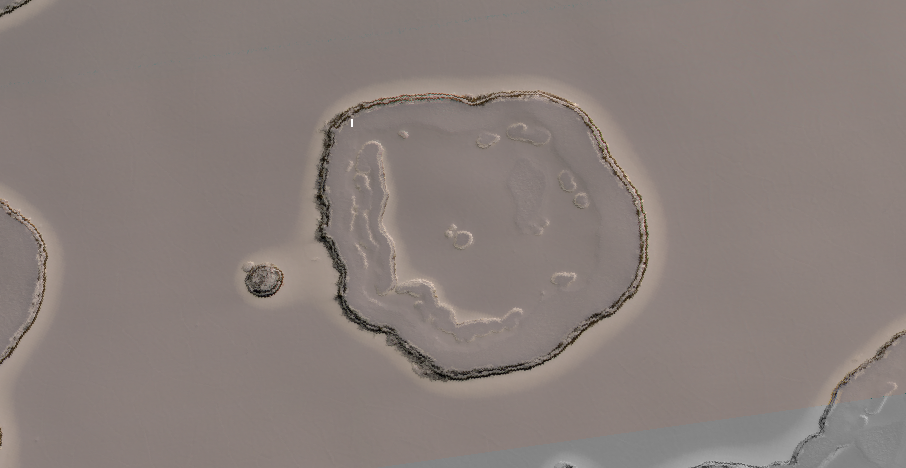
#> input picture PT1/halo.tif, 906 x 468 px
$ jupyter execute Resumen.ipynb   (older library calls are emulated)
#> lines starting #> are read from the running program, lines starting #| are printed output that depends on the picture; after the words box and inside, x2 and y2 are one past the last pixel; in counts of white or black regions, pixels touching at a corner belong together
# Hito 3 Resultados

- Implementación: Usando Python 3, se logró cargar la imagen para empezar su manejo en escala de grises, esto se hace mediante una función que se exporta de la librería PIL:

[cell 1]
from PIL import Image
# Cargar la imagen para traspasarla a escala de grises
img = Image.open('halo.tif').convert('L')

- Implementación: Una vez que se obtuvo la imagen en escala de grises, esta se debe guadar con la función save(), en donde le otorgo un nombre a mi nueva imagen en formato "png"

[cell 2]
# Guardar la imagen con formato png
img.save('halosgris.png','png')
print(img)
#| <PIL.Image.Image image mode=L size=906x468 at 0x7F7769759B50>

- Resultados: se logró crear una nueva imagen en escala de grises con un tamaño de 424.008 píxeles en total. Esta imagen obtenida, es una imagen bidimensional dividida en 469 píxeles de alto y  906 de ancho.

- Implementación: Una vez guardada la imagen en escala de grises se lee mediante la función imread(), que se importa de la librería skimage.

[cell 3]
from skimage import io
halo_gris = io.imread('halosgris.png')
print(halo_gris)
#> (printed output is left out)

- **Shape** para obtener la forma de la imagen

[cell 4]
halo_gris.shape
#> Out = (468, 906)

- **Size** para obtener el número total de píxeles

[cell 5]
halo_gris.size
#> Out = 424008

**Definiremos funciones para mostrar las imgagenes con maltplotlib**

- Implementación: Para no estar en todo momento escribiendo comandos para mostrar o comparar dos imágenes, se definen dos funciones con librería matplotlib que nos sirve para mostrar imágenes mediante funciones.

        - Se crea la función show_image para mostrar la imagen que uno estime conveniente con un tipo de imagen gris y título.

[cell 6]
from matplotlib import pyplot as plt

def show_image(image, title='Image', cmap_type='gray'):
    plt.imshow(image, cmap=cmap_type)
    plt.title(title)
    plt.axis('off')
    plt.show()

        - Se crea la función plot_comparison para mostrar dos imágenes, una sería la original y la otra con algún filtro o método aplicado y así poder comparar ambas imágenes.

[cell 7]
def plot_comparison(original, filtered, title_filtered):
    fig, (ax1, ax2) = plt.subplots(ncols=2,
                                   figsize=(15, 13),
                                   sharex=True,
                                   sharey=True)
    ax1.imshow(original, cmap=plt.cm.gray)
    ax1.set_title('original')
    ax1.axis('off')
    ax2.imshow(filtered, cmap=plt.cm.gray)
    ax2.set_title(title_filtered)
    ax2.axis('off')

[cell 8]
show_image(halo_gris, "Imagen escala de grises")

[cell 9]
import numpy as np
# Cargar la imagen usando Matplotlib
halo_image = io.imread('halo.tif')
#> halo_image is the input picture: shape (468, 906, 4); mean R, G, B, A 137, 126.3, 122.2, 255
type(halo_image)

# Umbralización / Thresholding

El umbral se usa para dividir el fondo y primer plano de las imágenes en escala de grises, escencialmente haciéndolas en blanco y negro.

Comparamos cada píxel con un valor de umbral dado:

    255(blanco) si el píxel > valor de umbral
    0(negro) si el píxel < valor de umbral

Es el método mas simple de segmentación de imágenes. La imagen resultante es BINARIA

- Permite aislar elementos y se utiliza en la detección de objetos, reconocimiento facial y otras aplicaciones.
- Funciona mejor en imágenes de alto contraste en escala de grises.

**Para poner en umbral imágenes en color, primero debemos convertiras a escala de grises.**

[cell 10]
# Obtener valor umbral optimo
thresh = 98
print("umbral:", thresh)

[cell 11]
# Aplicamos el umbral a la imagen
binary = halo_gris > thresh
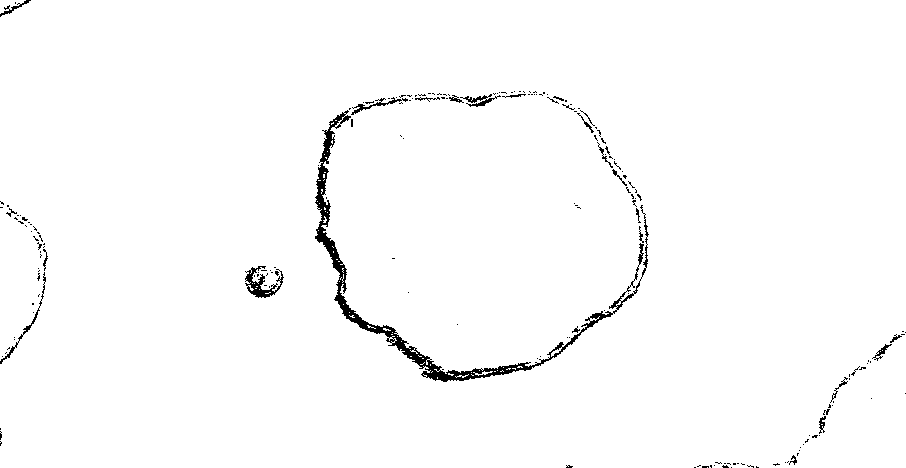
#> binary: shape (468, 906) bool; 98.4% white; 192 black regions (167 under 20 px), largest, box (x1, y1, x2, y2) and area: (315, 110, 649, 382) 4132, (245, 266, 284, 298) 457, (0, 272, 46, 364) 212
# Mostrar la imagen
show_image(binary, "Imagen binaria thresh = 98")

[cell 12]
# Aplicamos el umbral invertido a la imagen
inverted_binary = halo_gris <= thresh
# Mostrar la imagen
show_image(inverted_binary, "Binaria inversa thresh = 98")

## Try_all_threshold

[cell 13]
from skimage.filters import try_all_threshold
from matplotlib.pyplot import *
#Obtengo todas las imagenes resultantes
fig, ax = try_all_threshold(halo_gris, verbose=False)
# Mostrando resultados plots
plt.show(fig, ax)
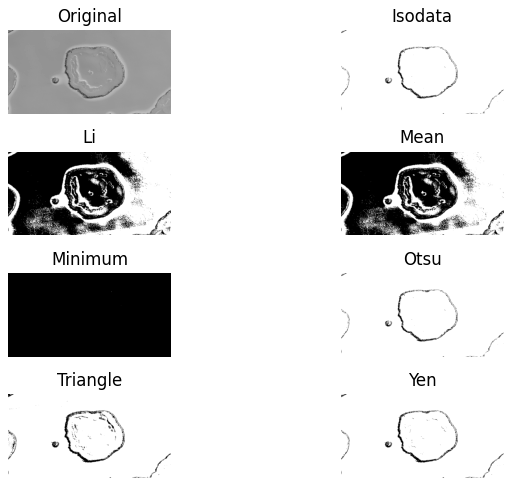
#> figure drawn by matplotlib, 8 panels

# Histogramas
El histograma en una imagen es una representación gráfica de la cantidad de píxeles de cada valor de intensidad.
De 0 (negro puro) a 255 (blanco puro)

[cell 14]
ax[1] = plt.subplot()
ax[1].hist(halo_gris.ravel(), bins=256)
ax[1].set_title('Histograma bimodal')
ax[1].axvline(thresh, color='r')
plt.show()
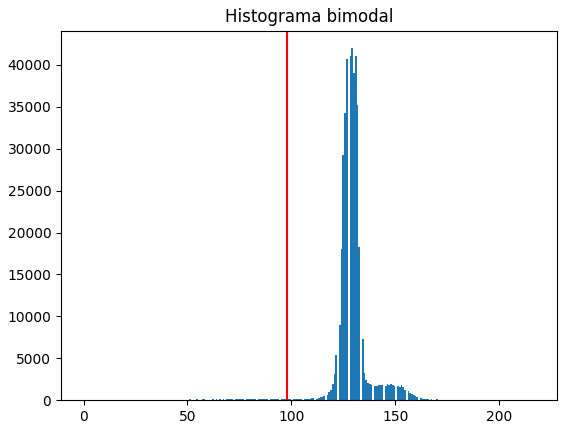
#> figure drawn by matplotlib, 1 panel; tallest bar 42004 high, from x = 128.8 to 129.7

## Threshold_otsu (Global)

[cell 15]
# Importo la función threshold_otsu
from skimage.filters import threshold_otsu
# Obtengo el valor de umbral óptimo
thresh = threshold_otsu(halo_gris)
#> thresh = 98
print(thresh)
#| 98
# Aplico thresholding a la imagen
binary_global = halo_gris > thresh
# Mostrar imagen original y binarizada
show_image(binary_global, 'Binarización global Otsu')
show_image(halo_gris, 'Original')
print(binary_global.shape)
#| (468, 906)
np.savetxt("otsu.csv", binary_global, delimiter=",")

# Detección de bordes

[cell 16]
from skimage.color import rgb2gray
halo_gris = rgb2gray(halo_image)
show_image(halo_gris, 'Halo bidimensional')

[cell 17]
from skimage.filters import sobel
import pandas as pd
# Aplico filtro sobel detección de bordes
edge_sobel = sobel(binary_global)
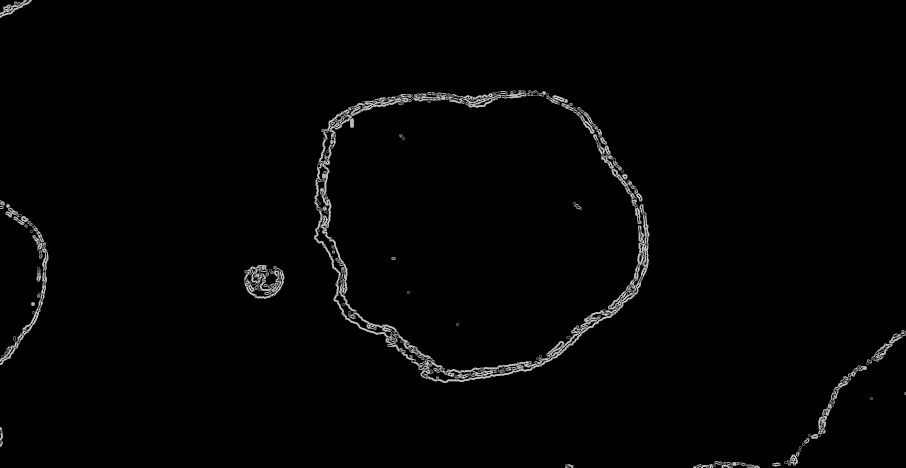
#> edge_sobel: shape (468, 906) float64; min 0, max 0.791, mean 0.0144
# Comparo
show_image(edge_sobel, "Detección de bordes con Sobel")
print(edge_sobel)
#> (printed output is left out)
np.savetxt("sobel.csv", edge_sobel, delimiter=",")

## Find_contours( )

[cell 18]
from skimage import measure
# Construct some test data
x, y = np.ogrid[-np.pi:np.pi:100j, -np.pi:np.pi:100j]
r = np.sin(np.exp((np.sin(x)**3 + np.cos(y)**2)))
# Encuentra contornos a un valor constante de 0.8
contours = measure.find_contours(binary_global, 0.8)
#> contours = 346 point arrays, longest 2585 points

[cell 19]
#for contour in contours:
 #   print(contour)

[cell 20]
# Mostrar la imagen y trazar todos los contornos encontrados
fig, ax = plt.subplots()
ax.imshow(r, cmap=plt.cm.gray)

for n, contour in enumerate(contours):
    ax.plot(contour[:, 1], contour[:, 0], linewidth=2)

ax.axis('image')
ax.set_xticks([])
ax.set_yticks([])
plt.show()
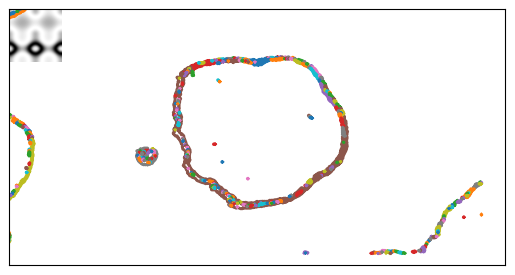
#> figure drawn by matplotlib, 1 panel

# Encontrar los bordes con Canny

[cell 21]
from skimage.restoration import denoise_bilateral
# Aplicar filtro de eliminación de ruido bilateral
halosinruido = denoise_bilateral(halo_gris, multichannel=False)
show_image(halosinruido)

### CANNY SIGMA DE 1

[cell 22]
from skimage.feature import canny
# Aplicar detector canny
canny_edges = canny(halosinruido)
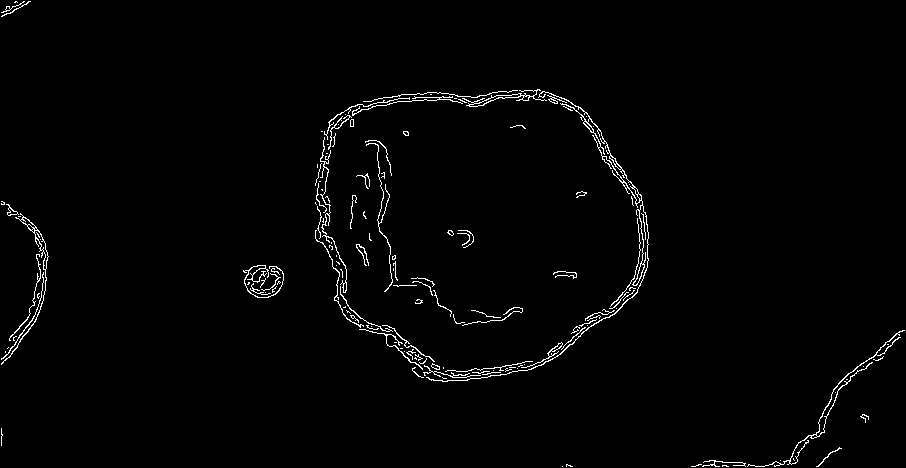
#> canny_edges: shape (468, 906) bool; 1.6% white in thin lines or dots
# Mostrar
show_image(canny_edges, "Bordes con Canny sigma de 1")

[cell 23]
canny_edges

### CANNY SIGMA DE 0.5

[cell 24]
# Aplicar detector Canny con un sigma de 0.5
canny_edges_0_5 = canny(halosinruido, sigma=0.5)
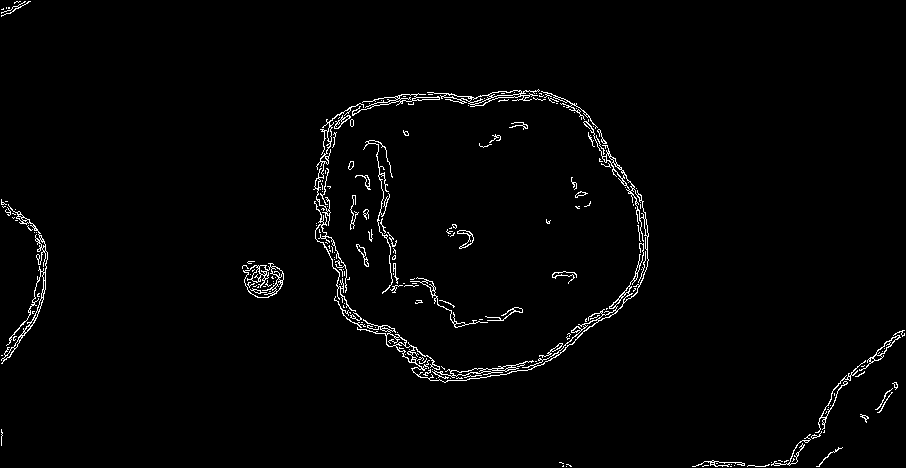
#> canny_edges_0_5: shape (468, 906) bool; 1.9% white in thin lines or dots
# Mostrar
show_image(canny_edges_0_5, "Sigma de 0.5")

[cell 25]
print(canny_edges_0_5.shape)
#| (468, 906)
print(canny_edges_0_5)
#> (printed output is left out)
np.savetxt("canny05.csv", canny_edges_0_5, delimiter=",")

# Harris corner detector

[cell 26]
from skimage.feature import corner_harris
# convertir escala de grises
image = rgb2gray(halo_gris)
# Aplicar detector de esquinas Hariis en la imagen
measure_image = corner_harris(halo_gris)
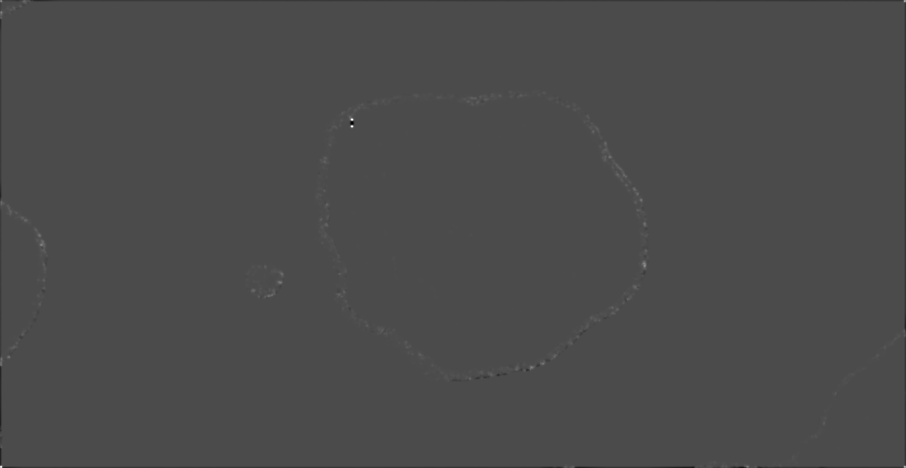
#> measure_image: shape (468, 906) float64; min -0.516, max 1.22, mean -0.000443; drawn with min black and max white
# mostrar
show_image(measure_image)

[cell 27]
from skimage.feature import corner_peaks
# Encuentra las coordenadas de las esquinas
coords = corner_peaks(corner_harris(canny_edges), min_distance=5)
#> coords = 3895 pairs, first value 5 to 462, second value 5 to 900
print("Un total de", len(coords), "esquinas fueron detectadas.")
#| Un total de 3895 esquinas fueron detectadas.

[cell 28]
# Funcion para mostrar imagen con esquinas
def show_image_with_corners(image, coords, title="Corners detected"):
#> called with coords = array of shape (3895, 2), title = 'Corners detected'
    plt.imshow(image, interpolation='nearest', cmap='gray')
    plt.title(title)
    plt.plot(coords[:, 1], coords[:, 0], '+r', markersize=15)
    plt.axis('off')
    plt.show()
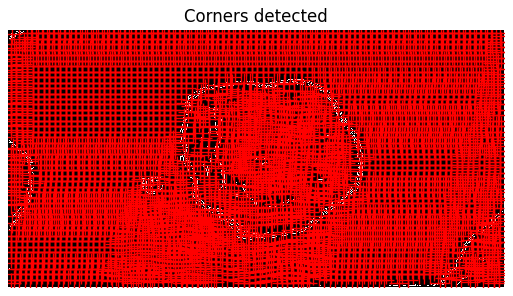
#> figure drawn by matplotlib, 1 panel
